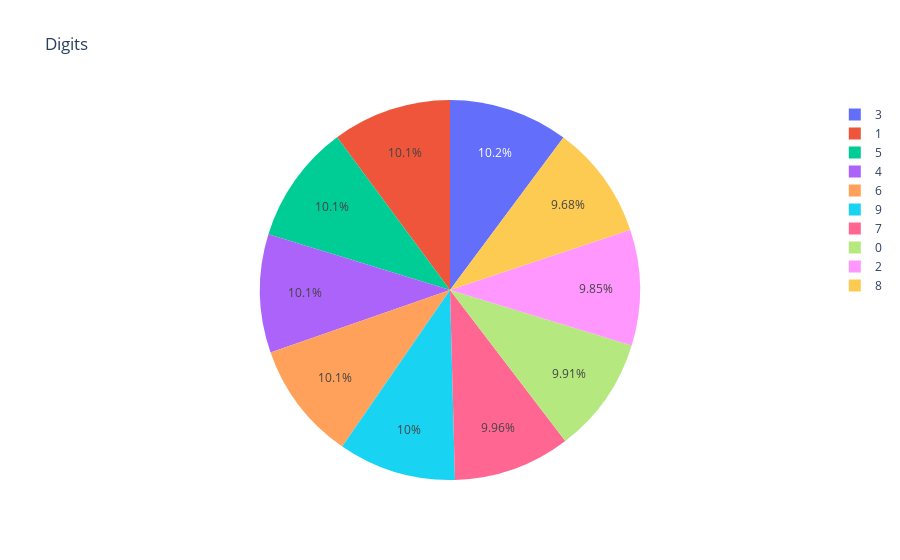

The cell this chart's notebook holds for it:
### Code cell
fig1 = px.pie(data, names='target', title='Digits')
fig1.show()

### Figure 1 — Plotly figure (JSON) as saved in the notebook; plotly's stock layout.template omitted (floating-point values rounded to 4 significant figures; data arrays with more than 128 entries replaced by an {"elided": "..."} marker saying what was removed)
{"data": [{"domain": {"x": [0, 1], "y": [0, 1]}, "hovertemplate": "target=%{label}<extra></extra>", "labels": {"elided": "1797 int values"}, "legendgroup": "", "name": "", "showlegend": true, "type": "pie"}], "layout": {"legend": {"tracegroupgap": 0}, "title": {"text": "Digits"}}}
